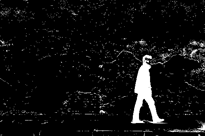
#> input picture Vision Artificial/Entrega 3/Imagen/img5.png, 205 x 136 px, found by its file name
$ python opening.py
#> lines starting #> are read from the running program, lines starting #| are printed output that depends on the picture; after the words box and inside, x2 and y2 are one past the last pixel; in counts of white or black regions, pixels touching at a corner belong together
import numpy as np
import cv2

img = cv2.imread('Vision Artificial\Entrega 3\Imagen\img5.png')  # Leemos la imagen
#> img is the input picture: shape (136, 205, 3); min 0, max 255, mean 15.3
nSize = 1
height, width = img.shape[:2]  # Obtenemos sus dimensiones
#> height = 136; width = 205
imgGray = np.zeros((height, width), np.uint8)  # Creamos una imagen nueva
cv2.cvtColor(img, cv2.COLOR_BGR2GRAY, imgGray)
ret, thr = cv2.threshold(imgGray, 128, 255, cv2.THRESH_BINARY_INV)
# kernel = np.zeros((3, 3), np.uint8)
kernel = cv2.getStructuringElement(cv2.MORPH_ELLIPSE, ksize=(2*nSize+1, 2*nSize+1))
opening = cv2.morphologyEx(thr, cv2.MORPH_OPEN, kernel, iterations=1)
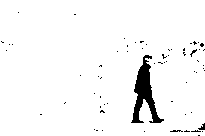
#> thr: shape (136, 205); 96.2% white; 64 black regions (62 under 20 px), largest, box (x1, y1, x2, y2) and area: (131, 55, 164, 123) 856, (198, 123, 205, 130) 26
cv2.imshow('Apertura', np.hstack([thr, opening]))  # Mostramos las imagenes
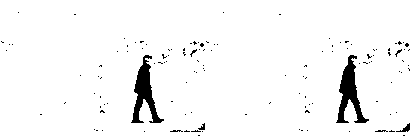
#> window 'Apertura': shape (136, 410); 96.1% white; 125 black regions (121 under 20 px), largest, box (x1, y1, x2, y2) and area: (336, 55, 369, 123) 865, (131, 55, 164, 123) 856, (396, 123, 410, 132) 49, (198, 123, 205, 130) 26
cv2.waitKey(0)  # Se espera a pulsar cualquier tecla para cerrar la imagen
cv2.destroyAllWindows()  # Cierre de ventanas

$ run again, with Vision Artificial/Entrega 3/Imagen/img6.png copied over Vision Artificial/Entrega 3/Imagen/img5.png
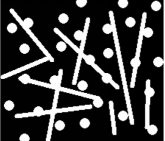
#> input picture Vision Artificial/Entrega 3/Imagen/img6.png, 165 x 141 px, found by its file name
#> img is the input picture: shape (141, 165, 3); min 0, max 255, mean 61.3
#> `opening = cv2.morphologyEx(thr, cv2.MORPH_OPEN, kernel, iterations=1)`:
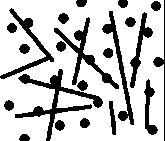
#> thr: shape (141, 165); 76.5% white; 22 black regions, largest, box (x1, y1, x2, y2) and area: (15, 69, 103, 141) 1188, (54, 17, 119, 89) 803, (102, 11, 134, 125) 659
#> `cv2.imshow('Apertura', np.hstack([thr, opening]))`:
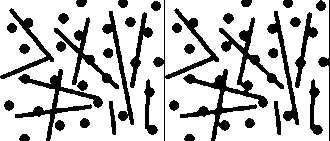
#> window 'Apertura': shape (141, 330); 76.4% white; 39 black regions, largest, box (x1, y1, x2, y2) and area: (180, 17, 284, 141) 2280, (15, 69, 103, 141) 1188, (153, 0, 219, 141) 816

$ run again, with Vision Artificial/Entrega 3/Imagen/img8.png copied over Vision Artificial/Entrega 3/Imagen/img5.png
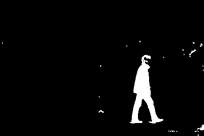
#> input picture Vision Artificial/Entrega 3/Imagen/img8.png, 204 x 136 px, found by its file name
#> img is the input picture: shape (136, 204, 3); min 0, max 255, mean 8.5
#> `opening = cv2.morphologyEx(thr, cv2.MORPH_OPEN, kernel, iterations=1)`:
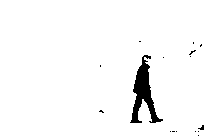
#> thr: shape (136, 204); 96.7% white; 16 black regions (15 under 20 px), largest, box (x1, y1, x2, y2) and area: (130, 55, 163, 123) 848
#> `cv2.imshow('Apertura', np.hstack([thr, opening]))`:
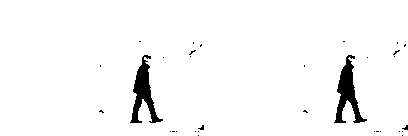
#> window 'Apertura': shape (136, 408); 96.7% white; 32 black regions (30 under 20 px), largest, box (x1, y1, x2, y2) and area: (334, 55, 367, 123) 858, (130, 55, 163, 123) 848

$ run again, with Vision Artificial/Entrega 3/Imagen/img9.png copied over Vision Artificial/Entrega 3/Imagen/img5.png
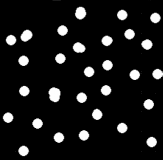
#> input picture Vision Artificial/Entrega 3/Imagen/img9.png, 163 x 160 px, found by its file name
#> img is the input picture: shape (160, 163, 3); min 0, max 254, mean 23.9
#> `opening = cv2.morphologyEx(thr, cv2.MORPH_OPEN, kernel, iterations=1)`:
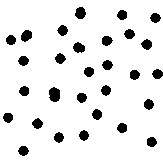
#> thr: shape (160, 163); 90.7% white; 29 black regions, largest, box (x1, y1, x2, y2) and area: (49, 87, 60, 102) 134, (75, 7, 86, 19) 101, (21, 30, 32, 42) 99
#> `cv2.imshow('Apertura', np.hstack([thr, opening]))`:
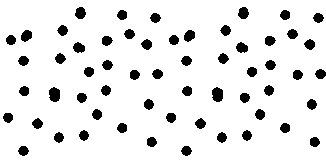
#> window 'Apertura': shape (160, 326); 90.7% white; 58 black regions, largest, box (x1, y1, x2, y2) and area: (49, 87, 60, 102) 134, (212, 87, 223, 102) 134, (75, 7, 86, 19) 101
